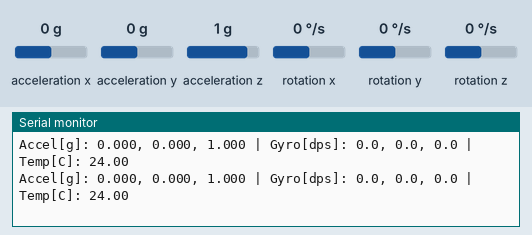
The program below on a simulated ESP32-C6. Shown: the last lines printed to the serial monitor. Wiring (inferred from the names in the program): MPU-6050 motion sensor at I2C address 0x68. The test bench sets the inputs (shaded band); at power-on: acceleration x 0 g, acceleration y 0 g, acceleration z 1 g, rotation x 0 °/s, rotation y 0 °/s, rotation z 0 °/s.

Above: at 1.2 s.
1.3 s: acceleration x set to -1.4 g
At 1.39 s:
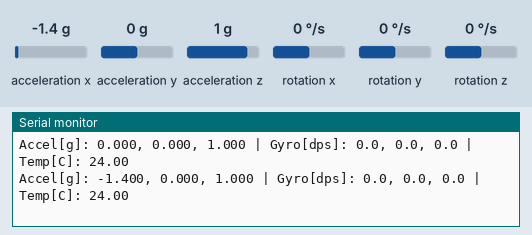
2.8 s: acceleration y set to -1.4 g
At 2.87 s:
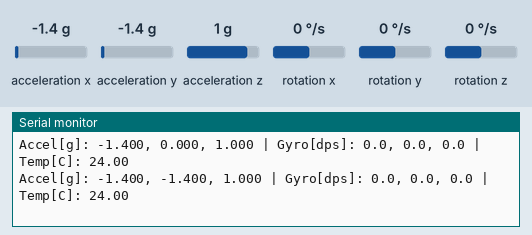
4.3 s: acceleration z set to -1.4 g
At 4.35 s:
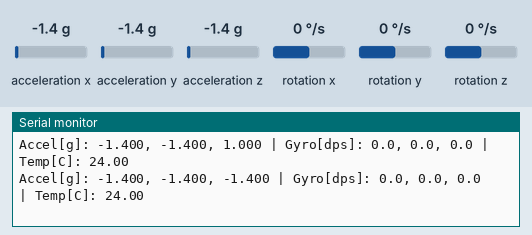
5.8 s: rotation x set to -192 °/s
At 5.83 s:
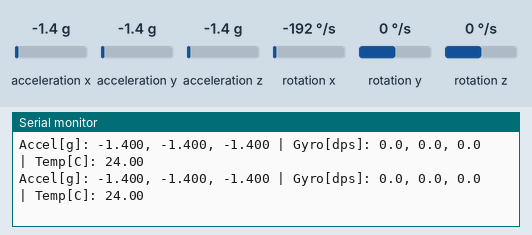
7.3 s: rotation y set to -192 °/s
At 7.32 s:
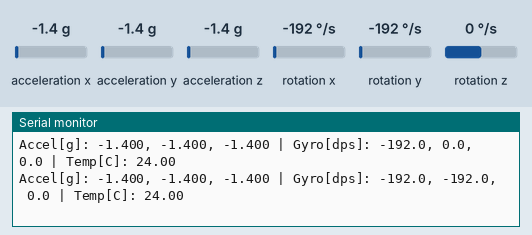

Measured:
- after the input at 1.3 s, the serial monitor: prints a new line after 0.09 s (image 1)
- after the input at 2.8 s, the serial monitor: prints a new line after 0.07 s (image 2)
- after the input at 4.3 s, the serial monitor: prints a new line after 0.05 s (image 3)
- after the input at 7.3 s, the serial monitor: prints a new line at once (image 5)

The program:

main.cpp
```cpp
#include <Arduino.h>
#include <Wire.h>
#include "drivers/mpu6050.h"
#include "modules/stepper.h"
#include "modules/bluetooth.h"
#include "modules/app.h"


MPU6050Driver mpu;

void setup() {
  Serial.begin(115200);
  if (!mpu.begin(MPU_SDA, MPU_SCL)){
    Serial.println("Falha ao iniciar o MPU-6050.");
    while (true) {
      delay(1000);
    }
  }
  if(!mpu.isPresent()){
    Serial.println("MPU-6050 (0x68) não encontrado.");
    while (true) {
      delay(1000);
    }
  }
  Serial.println("MPU-6050 OK. Lendo a 50 Hz...");
}


void loop() {
  // Leitura
  float ax, ay, az;
  float gx, gy, gz;
  float temp;

  mpu.readAccelG(ax, ay, az);
  mpu.readGyroDps(gx, gy, gz);
  temp = mpu.readTempC();

  Serial.print("Accel[g]: ");
  Serial.print(ax, 3); Serial.print(", ");
  Serial.print(ay, 3); Serial.print(", ");
  Serial.print(az, 3);

  Serial.print(" | Gyro[dps]: ");
  Serial.print(gx, 1); Serial.print(", ");
  Serial.print(gy, 1); Serial.print(", ");
  Serial.print(gz, 1);

  Serial.print(" | Temp[C]: ");
  Serial.println(temp, 2);

  delay(100);
}
```

app.cpp
```cpp
#include "app.h"

bool AppConfig::load() {
    return true;
}

bool AppConfig::save() {
    return true;
}
```

app.h
```cpp
#ifndef __APP_PEDOMETER_H__
#define __APP_PEDOMETER_H__ 1

#include <Arduino.h>

struct AppParams {
    float thHigh = 0.25f;
    float thLow  = 0.10f;
    uint16_t refractoryMs = 300;
};

class AppConfig {
public:
    bool load();
    bool save();
    AppParams params;
};

#endif
```

bluetooth.cpp
```cpp
#include "bluetooth.h"

bool BLE::begin(const char* ble_name = "ESP32C6-PEDO"){
    return true;
}

void BLE::notifySteps(uint32_t steep_count){

}

void BLE::notifyCadence(uint16_t cadence_value){

}

void BLE::notifyStatus(uint8_t motion_status) {

}
```

bluetooth.h
```cpp
#ifndef __BLUETOOTH_BLE_H__
#define __BLUETOOTH_BLE_H__ 1

#include <Arduino.h>


class BLE {
public:
    bool begin(const char* ble_name);
    void notifySteps(uint32_t steep_count);
    void notifyCadence(uint16_t cadence_value);
    void notifyStatus(uint8_t motion_state);
};

#endif
```

stepper.cpp
```cpp
#include "stepper.h"

void StepDetector::setParams(const StepParams& params){
    this->params = params;
}

void StepDetector::reset(){
    this->stepCount = 0;
    this->state_ = MotionState::IDLE;
}

bool StepDetector::update(float ax_g, float ay_g, float az_g, uint32_t unixtime){
    return false;
}

uint32_t StepDetector::steps(){
    return this->stepCount;
}

uint16_t StepDetector::cadenceSpm(){
    return 0;
}

MotionState StepDetector::state(){
    return this->state_;
}
```

stepper.h
```cpp
#ifndef __STEPPER_H__
#define __STEPPER_H__ 1

#include <Arduino.h>

enum class MotionState : uint8_t { IDLE=0, WALK=1, RUN=2 };

struct StepParams {
  float thHigh = 0.25f;
  float thLow  = 0.10f;
  uint16_t refractoryMs = 300;
  float alphaGrav = 0.02f;
  float alphaSmooth = 0.2f;
  uint8_t hysteresisK = 3;
};

class StepDetector {
public:
    void setParams(const StepParams& params);
    void reset();
    bool update(float ax_g, float ay_g, float az_g, uint32_t unixtime);
    uint32_t steps();
    uint16_t cadenceSpm();
    MotionState state();
private:
    StepParams params;
    uint32_t stepCount = 0;
    MotionState state_ = MotionState::IDLE;
};

#endif
```

mpu6050.cpp
```cpp
#include "mpu6050.h"


//@todo: Ao calcular as amostras é necessario recupera-lás dos atributos da classe, exemplo: this->ax;
//@todo: Modificar a classe MPU6050Driver para que ao coletar as informações no método readRawData salva-los como atributos da classe


bool MPU6050Driver::begin(int sda, int scl){
    Wire.begin(sda, scl);
    delay(10);
    Wire.beginTransmission(MPU_ADDR);
    Wire.write(this->REG_PWR_MGMT_1);
    Wire.write(0x0);
    if(Wire.endTransmission(true) != 0){
        return false;
    }
    return this->isPresent();
}

bool MPU6050Driver::isPresent(){
    Wire.beginTransmission(MPU_ADDR);
    return (Wire.endTransmission(true) == 0);
}

void MPU6050Driver::readRawData(int16_t& ax, int16_t& ay, int16_t& az,
    int16_t& gx, int16_t& gy, int16_t& gz, int16_t& temp) {
    Wire.beginTransmission(MPU_ADDR);
    Wire.write(this->REG_ACCEL_XOUT_H);
    Wire.endTransmission(false);
    Wire.requestFrom(MPU_ADDR, (uint8_t)14, true);
    ax = (Wire.read() << 8) | Wire.read();
    ay = (Wire.read() << 8) | Wire.read();
    az = (Wire.read() << 8) | Wire.read();
    temp = (Wire.read() << 8) | Wire.read();
    gx = (Wire.read() << 8) | Wire.read();
    gy = (Wire.read() << 8) | Wire.read();
    gz = (Wire.read() << 8) | Wire.read();
}

void MPU6050Driver::readAccelG(float& ax_g, float& ay_g, float& az_g){
    int16_t ax, ay, az, gx, gy, gz, t;
    this->readRawData(ax, ay, az, gx, gy, gz, t);
    ax_g = ax / this->ACC_SCALE;
    ay_g = ay / this->ACC_SCALE;
    az_g = az / this->ACC_SCALE;
}

void MPU6050Driver::readGyroDps(float& gx_dps, float& gy_dps, float& gz_dps) {
    int16_t ax, ay, az, gx, gy, gz, t;
    this->readRawData(ax, ay, az, gx, gy, gz, t);
    gx_dps = gx / this->GYR_SCALE;
    gy_dps = gy / this->GYR_SCALE;
    gz_dps = gz / this->GYR_SCALE;
}

float MPU6050Driver::readTempC() {
    int16_t ax, ay, az, gx, gy, gz, t;
    this->readRawData(ax, ay, az, gx, gy, gz, t);
    return (t / 340.0) + 36.53;
}

void MPU6050Driver::calibrateAccel(size_t) {

}
```

mpu6050.h
```cpp
#ifndef __MPU_6050_H__
#define __MPU_6050_H__ 1

#include <Arduino.h>
#include <Wire.h>

class MPU6050Driver {
    public:
        bool begin(int sda, int scl);
        bool isPresent();
        void readRawData(int16_t& ax, int16_t& ay, int16_t& az,
            int16_t& gx, int16_t& gy, int16_t& gz, int16_t& temp);
        void readAccelG(float& ax_g, float& ay_g, float& az_g);
        void readGyroDps(float& gx_dps, float& gy_dps, float& gz_dps);
        float readTempC();
        void calibrateAccel(size_t n = 500);

    private:
        static constexpr uint8_t REG_PWR_MGMT_1 = 0x6B;
        static constexpr uint8_t REG_ACCEL_XOUT_H = 0x3B;
        static constexpr float ACC_SCALE = 16384.0f; // LSB/g
        static constexpr float GYR_SCALE = 131.0f;   // LSB/(°/s)
};

#endif
```
